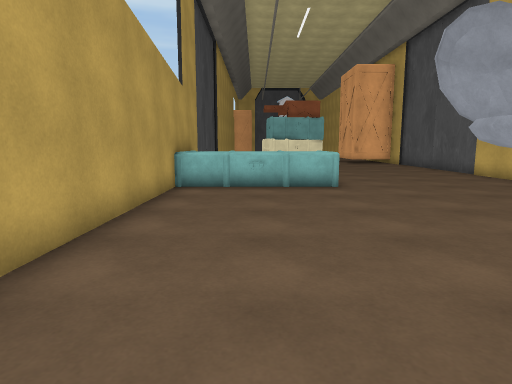
view 1 (above)

14 first-person views from a walk through a 3-D level made in the Unity game engine. The camera is 1.3 m above the floor, tilts 8° down and sees 75° across. The floor is counted in squares, 1 m on a side. Each view is taken from the middle of a square. On the plan, view 1 faces up. The plan holds only what a view shows up to about 14 squares ahead; the rest is blank. The place goes on beyond the plan. The player character is not drawn.

view 2
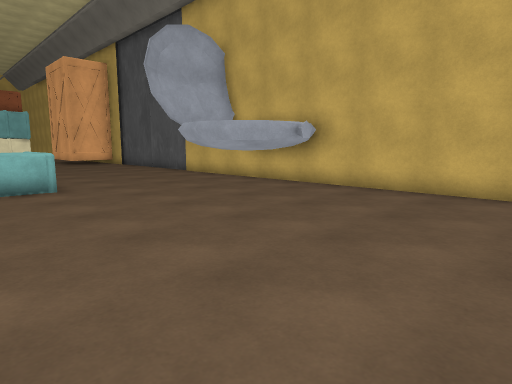

view 3
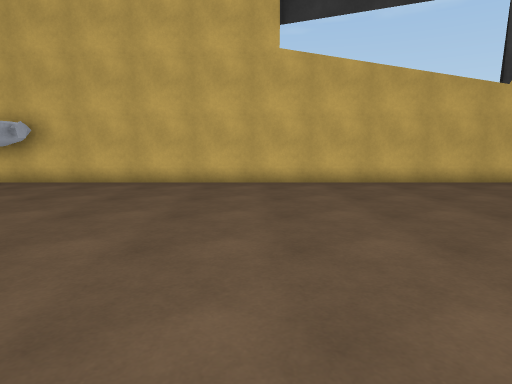

view 4
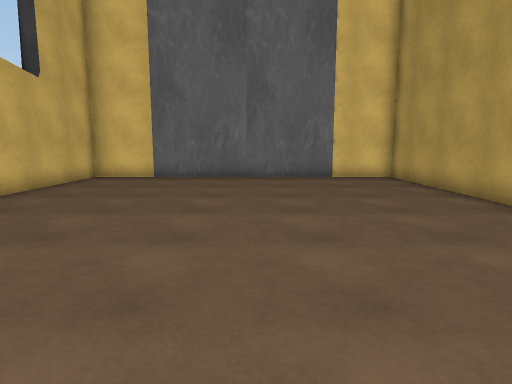

view 5
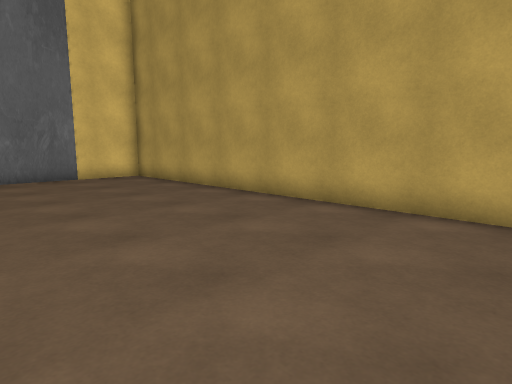

view 6
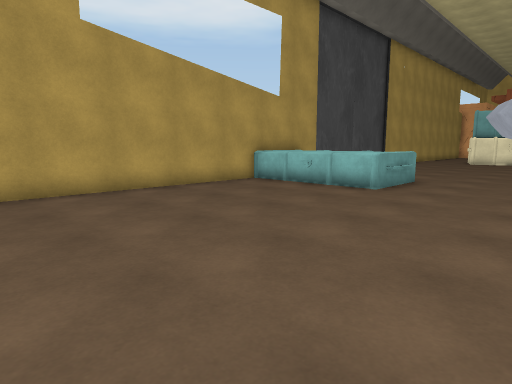

view 7
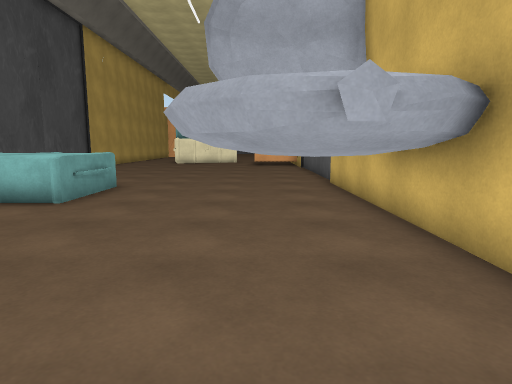

view 8
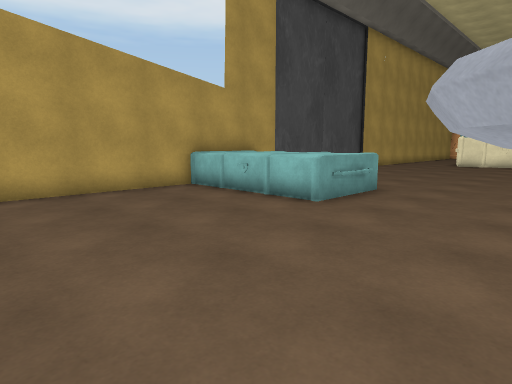

view 9
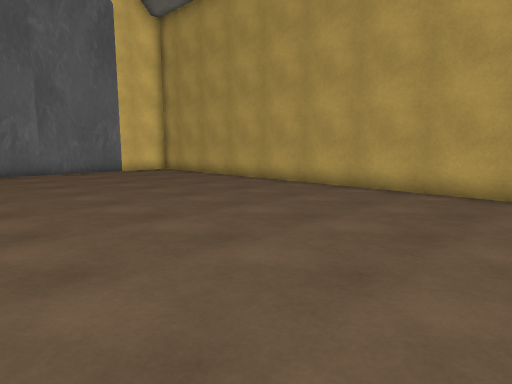

view 10
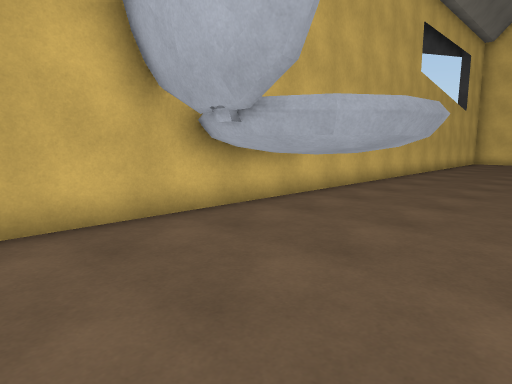

view 11
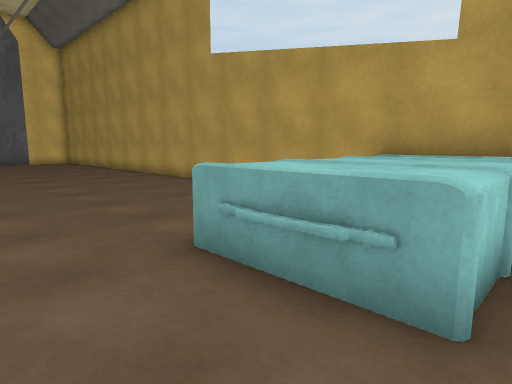

view 12
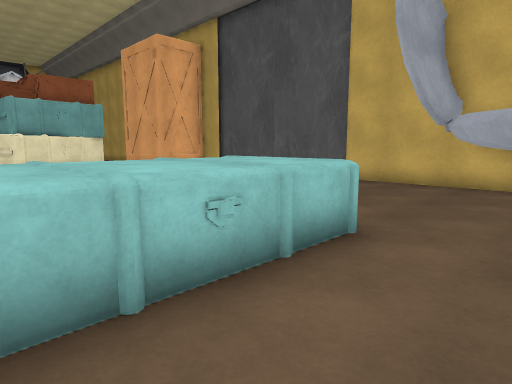

view 13
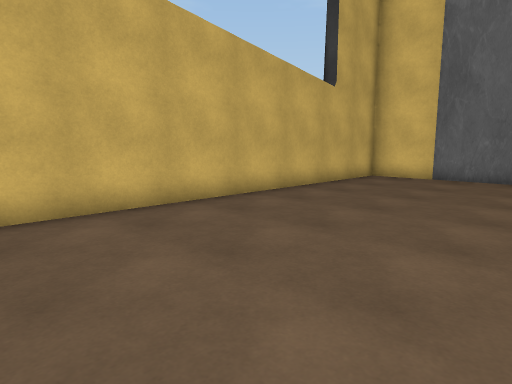

view 14
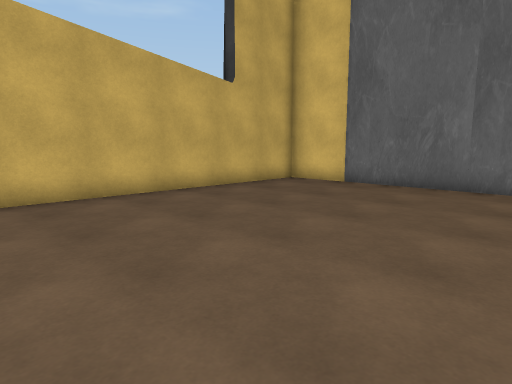

### Floor plan
Key: @ floor where view 1 was taken; # wall or solid block; . floor; O other object.
Columns run from 3 left of view 1 to 10 right of it. Each row starts with its distance up from view 1.
 14 #   .........#
 13 OOOOOO.......#
 12 OOOOOO.......#
 11 OOOOOO.....O.#
 10 #.........OOO#
  9 #........OOO #
  8 #........OOOO#
  7 #........OOOO#
  6 #..........O.#
  5 #............#
  4 #............#
  3 #............#
  2 #............#
  1 #............#
  0 #..@.........#
 -1 #............#
 -2 #............#
 -3 #............#
 -4 #............#
 -5 #............#
 -6 #............#
 -7 #............#
 -8 #............#
 -9 #............#
-10 #............#
-11 #............#
-12 #............#
-13 ##############

Where each view was taken, in squares from view 1:
view 1: 0 up, 0 right, facing up
view 2: 0 up, 0 right, facing up-right
view 3: 1 down, 2 left, facing right
view 4: 1 up, 3 right, facing down
view 5: 1 up, 4 right, facing down-left
view 6: 1 up, 7 right, facing up-left
view 7: 3 up, 7 right, facing up
view 8: 4 up, 7 right, facing up-left
view 9: 4 up, 7 right, facing down-left
view 10: 14 up, 4 right, facing down-right
view 11: 14 up, 5 right, facing down-left
view 12: 8 up, 2 left, facing up-right
view 13: 1 up, 3 right, facing down-right
view 14: 2 down, 1 right, facing down-right
